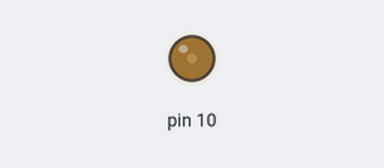
This sketch was run on a simulated Arduino Uno, built with avr-gcc and run on an emulated ATmega328P. On the bench: output pins drawn as LEDs (lit = HIGH).

Above: at 0.05 s.
At 4.5 s:
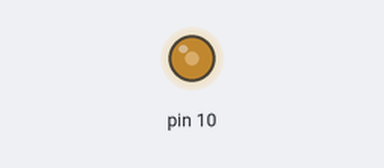
At 9.0 s:
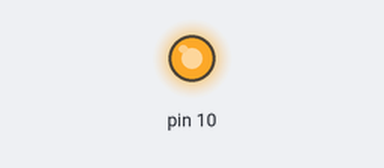
Timing chart, 0 to 11.7 s (numbered marks = the images above):
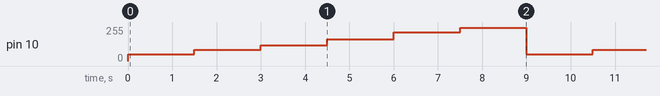

The sketch:

Servo_tobogan3_conNuestroServo.ino
```cpp
#include "nuestroServo.h"

const int max = 254; //Servo azul
const int min = 50; //Servo azul
NuestroServo serv(10, min, max);

void setup() {
}

void loop() {
  serv.irA(NuestroServo::ST_1);
  delay(1500);
  serv.irA(NuestroServo::ST_2);
  delay(1500);
  serv.irA(NuestroServo::ST_3);
  delay(1500);
  serv.irA(NuestroServo::ST_4);
  delay(1500);
  serv.irA(NuestroServo::ST_5);
  delay(1500);
  serv.irA(NuestroServo::ST_6);
  delay(1500);
}
```

nuestroServo.cpp
```cpp
/*
 * nuestroServo.h - Biblioteca para inicializar y mover los servos
 */

#include "nuestroServo.h"

NuestroServo::NuestroServo(int pin, int limiteInf, int limiteSup)
{
  this->pin = pin;
  this->limInf = limiteInf;
  this->limSup = limiteSup;
  pinMode(this->pin, OUTPUT);
}

void NuestroServo::irA(int pos)
{
  if(pos >= this->limInf && pos <= this->limSup)
     analogWrite(this->pin, pos);
}
```

nuestroServo.h
```cpp
/*
 * nuestroServo.h - Biblioteca para inicializar y mover los servos
 */

#ifndef nuestroServo_h
#define nuestroServo_h

#include <Arduino.h>

class NuestroServo
{
  public:
    //Estaciones para el servo negro
    static const int RECEPCION_ST;
    static const int COLOR_ST;
    static const int CAIDA_ST;

    //Estaciones en valores PWM para el servo azul
    static const int ST_1=50;
    static const int ST_2=84;
    static const int ST_3=118;
    static const int ST_4=163;
    static const int ST_5=214;
    static const int ST_6=248;

    //Funciones para ambos servos
    /** Inicializa un servo en el pin indicado y setea entre que valores PWM puede trabajar */
    NuestroServo(int pin, int limiteInf, int limiteSup);
    /*
     * Indica al servo que se mueva hasta la posicion recibida por parametro,
     * siempre que esta se encuentre entre los limites setados.
     * La posicion debe pasarse en valores PWM.
     */
    void irA(int posicion);

  private:
    int pin;
    int limInf;
    int limSup;
};

#endif
```

Measured:
- by itself, pin 10: repeats every 9.0 s: 84/255 1.5 s, 118/255 1.5 s, 163/255 1.5 s, 214/255 1.5 s, 248/255 1.5 s, 50/255 1.5 s
